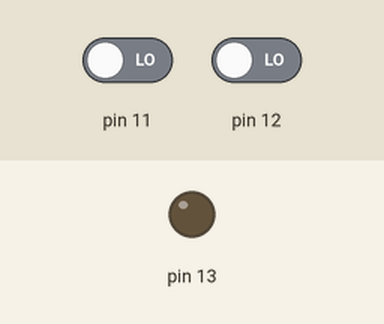
Recording of a sketch running on a simulated Arduino Uno, built with avr-gcc and run on an emulated ATmega328P. On the bench: output pins drawn as LEDs (lit = HIGH). The inputs (shaded band) are chosen by the test bench; at power-on: pin 11 LOW, pin 12 LOW.

Above: at 1.2 s.
1.3 s: pin 11 driven HIGH
At 2.5 s:
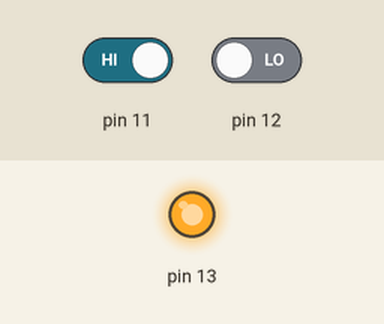
2.8 s: pin 11 driven LOW
At 3.6 s:
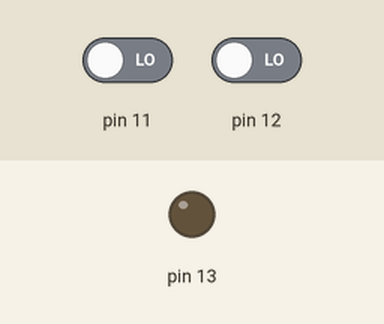
4.3 s: pin 12 driven HIGH
At 4.8 s:
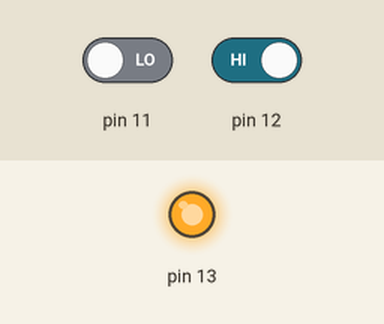
Timing chart, 0 to 7.3 s (numbered marks = the images above; inputs shaded):
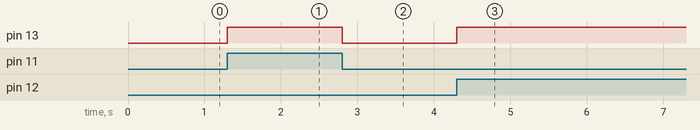

Measured:
- after the input at 1.3 s, pin 13: LOW → HIGH at once
- after the input at 2.8 s, pin 13: HIGH → LOW at once
- after the input at 4.3 s, pin 13: LOW → HIGH at once

The sketch:

OR_Gate.ino
```cpp
int a;
int b;
void setup()

{ pinMode(13,OUTPUT);
  pinMode(12,INPUT);
  pinMode(11,INPUT);
}

void loop()
{
  a=digitalRead(11);
  b=digitalRead(12);
  if (a == HIGH || b == HIGH)

  {
    digitalWrite(13,HIGH);
  }

  else{
    digitalWrite(13,LOW);
  }
}
```
